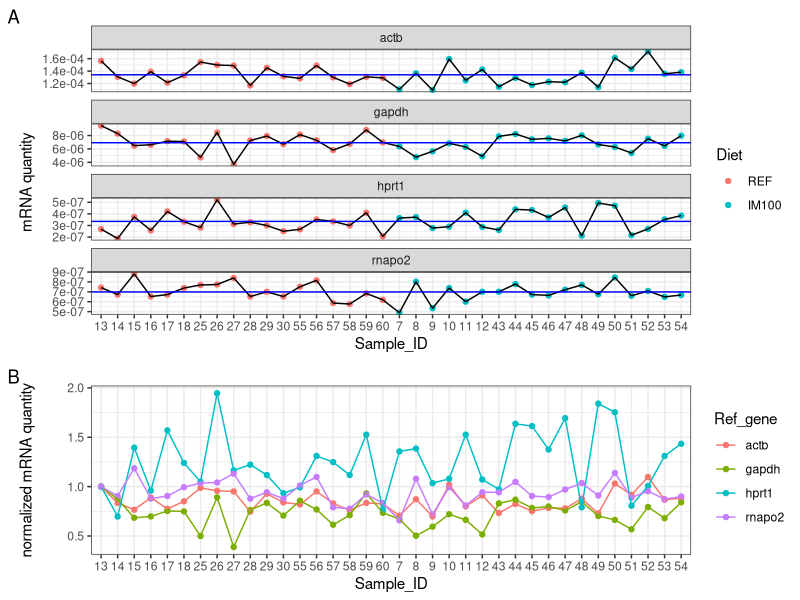
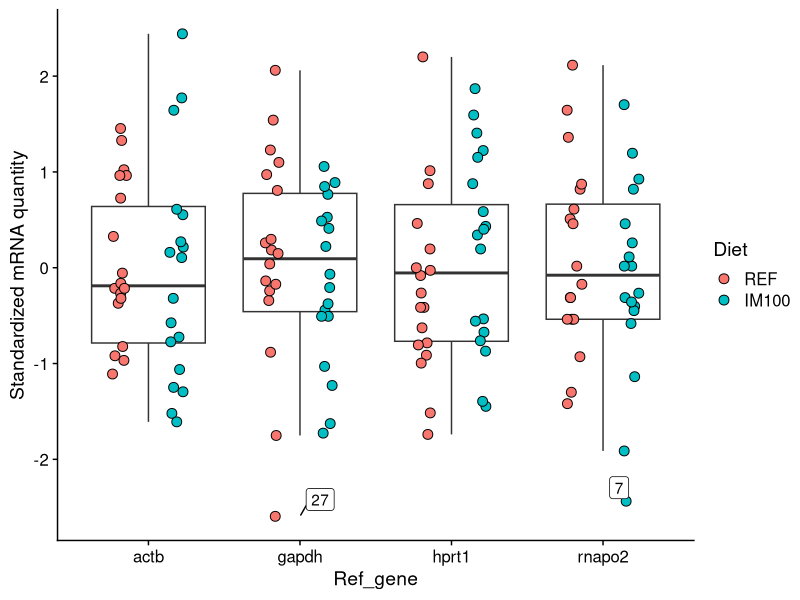
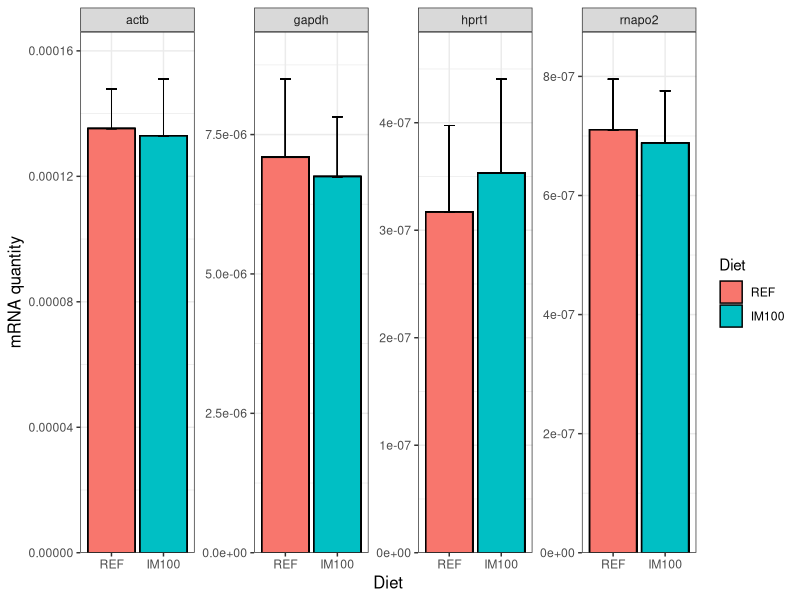
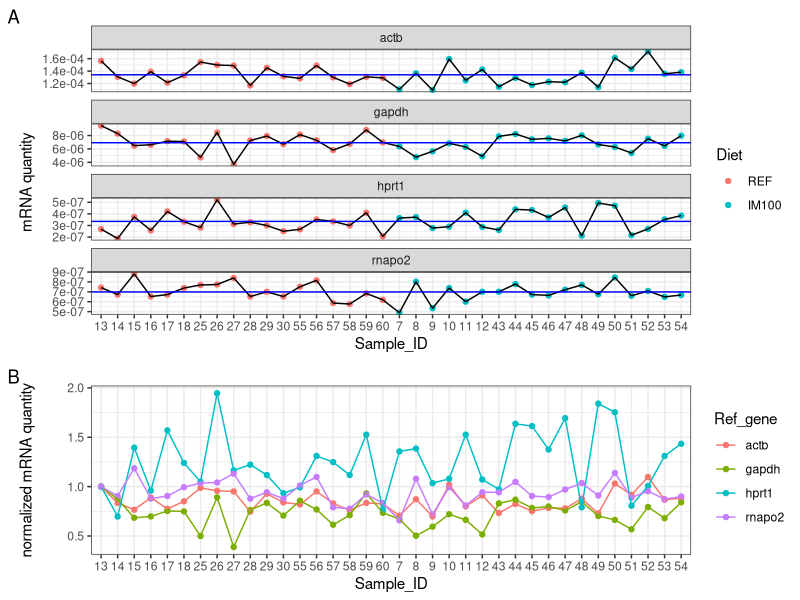
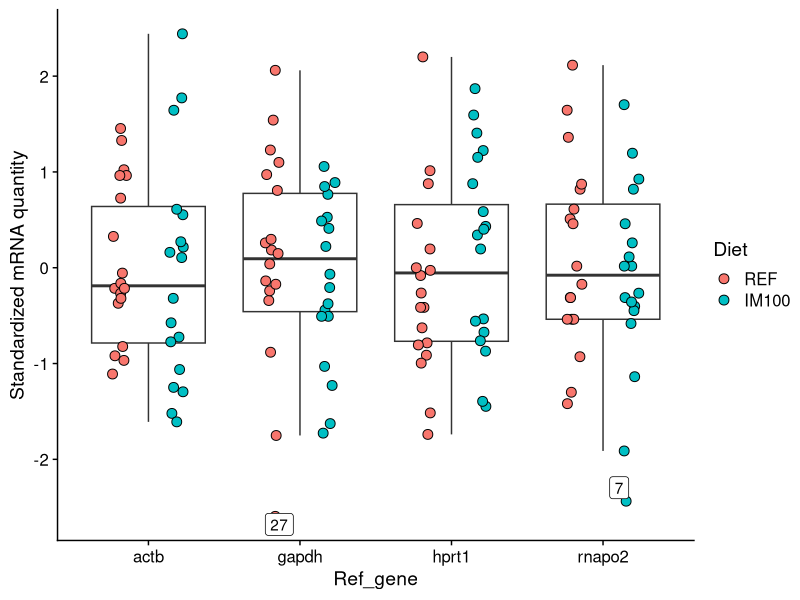
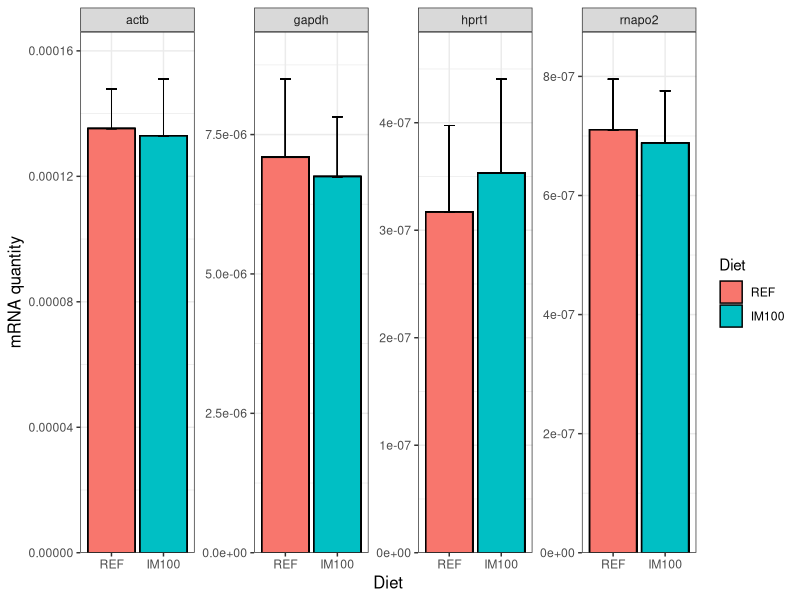
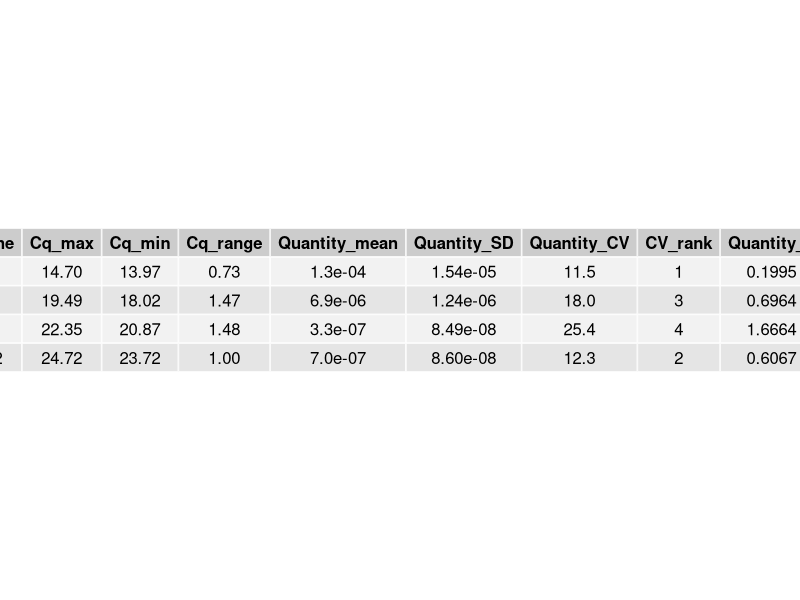

R code for these plots, in order: (Note: this script raises an error after producing the figures.)
library(tidyverse) # tidy, manipulate and plot data
library(broom) # tidy statistical outputs
library(cowplot) #  a ggplot2 add-on to provide a publication-ready theme  

# Import and tidy data ################################################################################################
df <- read.csv("./data/clean_data/AqFl2_qPCR_ref_DI.csv", header = T, na.strings = c(""), stringsAsFactors = FALSE)
head(df, n = 20L)
str(df)

# Tidy data and calculate new variables
df <- df %>% 
  arrange(Ref_gene, desc(Diet)) %>% 
  mutate(Quantity = `^`(PE, -Cq)) %>% # calculate mRNA quantity. PE: primer efficiency
  group_by(Ref_gene, Diet)  %>%
  mutate(Mean = mean(Quantity), SD = sd(Quantity)) %>% # calculate average mRNA quantity per diet and its sd
  ungroup() %>%
  group_by(Ref_gene) %>%
  mutate(Quantity_std = scale(Quantity), # standardize mRNA quantity of each reference gene
         Quantity_nm = Quantity / Quantity[1]) # normalize mRNA quantity of each reference gene to the first sample

# Exploratory analysis ################################################################################################ 
# Convert character to factor, specifying the desired orders to be shown on plots
df$Diet <- factor(df$Diet, levels = c("REF", "IM100"))
df$Sample_ID <- factor(df$Sample_ID, levels = unique(df$Sample_ID)) # use the exact order of Sample_ID column

# Point diagram -----------------------------------------------------------------------------------
# make a dataframe containing the grand mean of mRNA quantity per reference gene
gm <- df %>% 
  group_by(Ref_gene) %>%
  summarize(gmean = mean(Quantity))

# make point diagram 
# Show individual expression profile
p1 <- df %>% 
  ggplot(aes(x = Sample_ID, y = Quantity, group = 1)) +
  geom_point(aes(color = Diet)) +
  geom_line() +
  facet_wrap(~ Ref_gene, ncol = 1, scales = "free_y") +
  labs(y = "mRNA quantity", tag = "A") +
  scale_y_continuous(labels = scales::scientific) + 
  theme_bw() +
  geom_hline(aes(yintercept = gmean), gm, color = "blue") # The blue line shows the grand mean.

# Show normalized expression levels of the 4 reference genes in one plot
p2 <- df %>% 
  ggplot(aes(x = Sample_ID, y = Quantity_nm, color = Ref_gene)) +
  geom_point() +
  geom_line(aes(group = Ref_gene)) +
  labs(y = "normalized mRNA quantity", tag = "B") +
  theme_bw() +
  scale_fill_brewer(palette = "Dark2") 

# Combine the plots
plot_grid(p1, p2, ncol = 1, align = "v", rel_heights = c(3, 2))

ggsave('./results/exploratory_analysis/qPCR_ref_DI_pointDiagram.pdf', 
       units = "in", 
       dpi = 300,
       height = 10,
       width = 8)

# Boxplot -----------------------------------------------------------------------------------------
# convert Sample_ID as character, otherwise ggrepel won't work properly
df$Sample_ID <- as.character(df$Sample_ID)

# Define a function for identifying outliers
is_outlier <- function(x) {
  x < quantile(x, 0.25) - 1.5 * IQR(x) | x > quantile(x, 0.75) + 1.5 * IQR(x)
}

# Make boxplot using standardized mRNA quantity
df %>% 
  group_by(Ref_gene) %>%
  mutate(outlier = is_outlier(Quantity_std)) %>%
  ggplot(aes(x = Ref_gene, y = Quantity_std, label = ifelse(outlier, Sample_ID, NA))) +
  geom_boxplot(outlier.shape = NA) +
  geom_point(aes(fill = Diet), size = 3, shape = 21, position = position_jitterdodge(0.2)) +
  ggrepel::geom_label_repel() + # label outliers with Sample_ID
  ylab("Standardized mRNA quantity") +
  theme_cowplot()

ggsave('./results/exploratory_analysis/qPCR_ref_DI_boxPlot.pdf', units = "in", dpi = 300)

# Barplot -----------------------------------------------------------------------------------------
df %>%
  ggplot(aes(x = Diet, y =  Mean, fill = Diet)) +
  geom_bar(stat = "identity", position = position_dodge(), colour = "black") +
  geom_errorbar(aes(ymin = Mean, ymax = Mean + SD), size = 0.3, width = 0.2) + # add error bar (sd)
  facet_wrap(~ Ref_gene, nrow = 1, scales = "free_y") +
  scale_y_continuous(limits = c(0, NA), expand = expand_scale(mult = c(0, 0.1))) + 
  ylab("mRNA quantity") +
  theme_bw() +
  theme(axis.title.x = element_text(size = 12),
        axis.title.y = element_text(size = 12))

ggsave('./results/exploratory_analysis/qPCR_ref_DI_barPlot.pdf', units = "in", dpi = 300)

# Rank reference genes by coefficient of variation and F statistic ###################################################
# Calculate coefficient of variance (cv), measuring overall stability of reference genes across all the samples
cv <- df %>% 
  group_by(Ref_gene) %>%
  summarize(Cq_max = max(Cq), 
            Cq_min = min(Cq), 
            Cq_range = max(Cq) - min(Cq), 
            Quantity_mean = mean(Quantity), 
            Quantity_SD = sd(Quantity),
            Quantity_CV = 100 * Quantity_SD / Quantity_mean) %>%
  mutate(CV_rank = dense_rank(Quantity_CV)) %>% # rank reference genes by CV
  arrange(Ref_gene)

# Calculate F-statistic, measuring reference gene stability across experimental treatments
F_stat <- df %>% 
  group_by(Ref_gene) %>% 
  do(tidy(aov(Quantity ~ Diet, data = .))) %>% # run ANOVA for each reference gene and tidy statistical outputs
  na.omit() %>%
  select(Ref_gene, statistic) %>%
  rename(Quantity_F = statistic) %>%
  as.data.frame() %>%
  mutate(F_rank = dense_rank(Quantity_F)) %>% # rank reference genes by F statistic
  arrange(Ref_gene) 

# Summary 
smr <- full_join(cv, F_stat, by = "Ref_gene")

# Format digits
smr$Quantity_mean <- formatC(smr$Quantity_mean, format = "e", digits = 1)
smr$Quantity_SD <- formatC(smr$Quantity_SD, format = "e", digits = 2)
smr$Quantity_CV <- formatC(smr$Quantity_CV, format = "f", digits = 1)
smr$Quantity_F <- formatC(smr$Quantity_F, format = "f", digits = 4)

# Export summary table
pdf('./results/statistics/qPCR_ref_evaluation_DI.pdf', width = 12)
gridExtra::grid.table(smr)
dev.off()

# Get session info
writeLines(capture.output(sessionInfo()), "./code/qPCR_ref_DI_sessionInfo.txt")